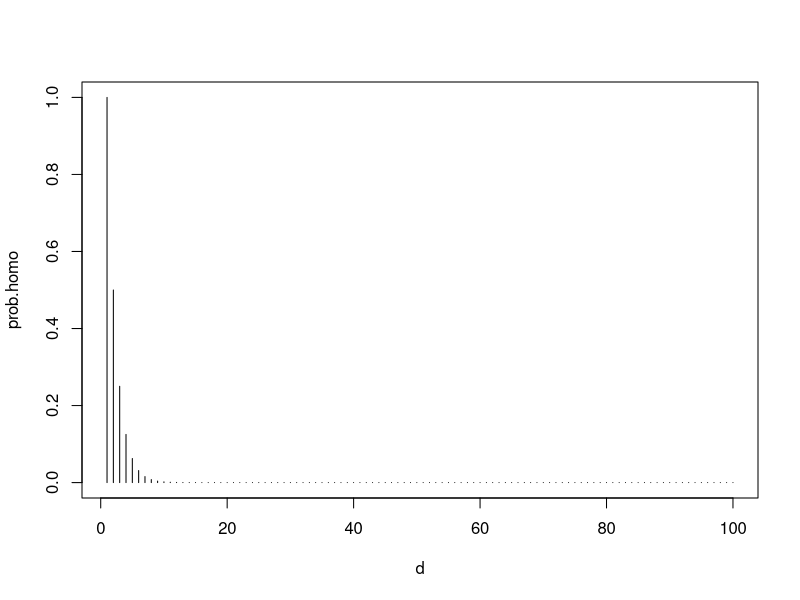
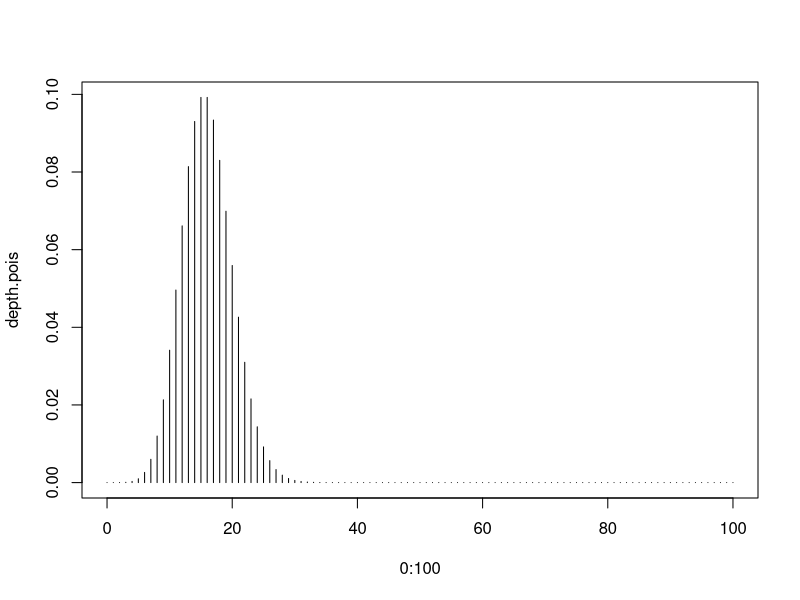
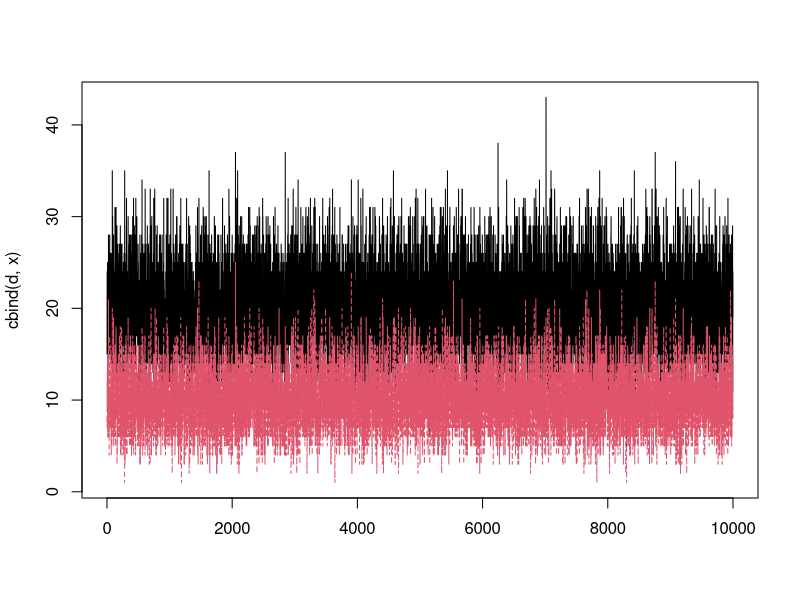
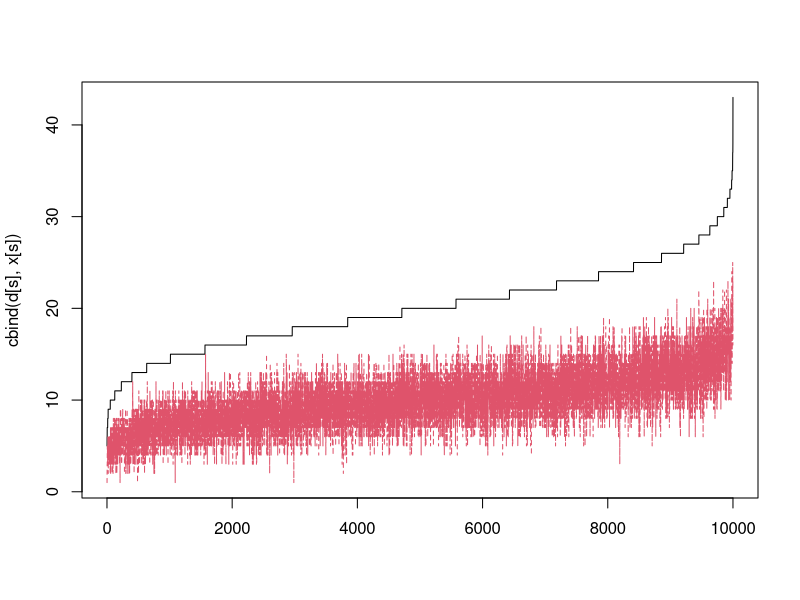
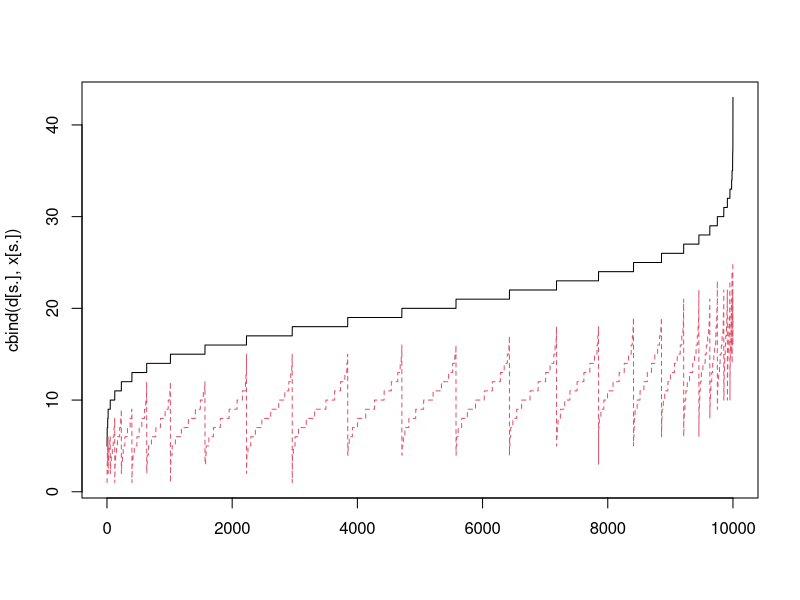

The R source for these figures, in order:
## ---- chunk 1
knitr::opts_chunk$set(echo = TRUE)
## ---- chunk 2
d <- 1:100
prob.homo <- 2 * dbinom(0,d,0.5)
plot(d,prob.homo,type="h")
## ---- chunk 3
lambda <- 16
depth.pois <- dpois(0:100,lambda)
plot(0:100,depth.pois,type="h")
## ---- chunk 4
sum(depth.pois[-1] * prob.homo)
## ---- chunk 5
n <- 10000
p <- 20
d <- rpois(n,p)
x <- rbinom(n,d,0.5)
matplot(cbind(d,x),type="l")
## ---- chunk 6
s <- order(d)
matplot(cbind(d[s],x[s]),type="l")
## ---- chunk 7
s. <- order(d,x)
matplot(cbind(d[s.],x[s.]),type="l")
